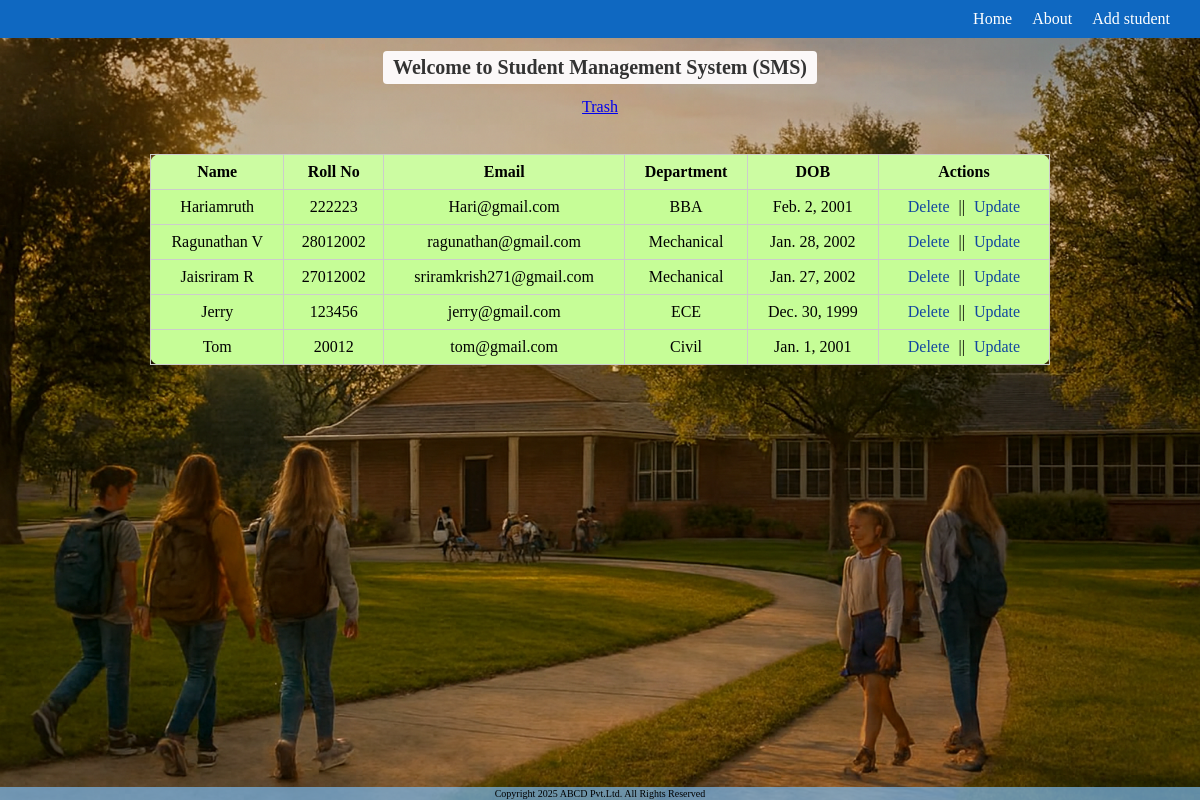
The page / on the database its author committed.
### base/models.py (models this page shows, shortened)
class StudentsModel(models.Model):
    name=models.CharField(max_length=50)
    roll_number=models.IntegerField()
    email=models.EmailField()
    department=models.CharField(max_length=30)
    dob=models.DateField()

### base/views.py (the view)
# urls.py: path('',home,name='home'),
def home(request):
    data  = StudentsModel.objects.all()
    return render(request,'home.html',{'data':data})

### base/templates/home.html
{% extends 'main.html' %}
{% load static %}
{% block page_class %}home-page{% endblock %}
{% block content %}
<center>
    <h1>Welcome to Student Management System (SMS)</h1><br>
    <a href="{% url 'trash' %}">Trash</a>
    <br><br>
    <table class="student-table">
        <thead>
            <tr>
                <th>Name</th>
                <th>Roll No</th>
                <th>Email</th>
                <th>Department</th>
                <th>DOB</th>
                <th>Actions</th>
            </tr>
        </thead>
        <tbody>
            {% for i in data %}
            <tr>
                <td>{{ i.name }}</td>
                <td>{{ i.roll_number }}</td>
                <td>{{ i.email }}</td>
                <td>{{ i.department }}</td>
                <td>{{ i.dob }}</td>
                <td>
                    <a class="btn-delete" href="{% url 'delete' i.id %}">Delete</a> ||
                    <a class="btn-update" href="{% url 'update' i.id %}">Update</a>
                </td>
            </tr>
            {% endfor %}
        </tbody>
    </table>
</center>
{% endblock %}

### templates/main.html (shortened to what this page needs)
{% load static %}
<!DOCTYPE html>
<html lang="en">
<head>
    <link rel="stylesheet" href="{% static 'style.css' %}">
</head>
<body class="{% block page_class %}{% endblock %}">
    {% include 'nav.html' %}
    {% block content %}
    {% endblock %}
    <footer>Copyright 2025 ABCD Pvt.Ltd. All Rights Reserved</footer>
</body>
</html>

### templates/nav.html (shortened to what this page needs)
<nav>
    <div class="links">
        <a href="{% url 'home' %}">Home</a>
        <a href="{% url 'about' %}">About</a>
        <a href="{% url 'add_student' %}">Add student</a>
    </div>
</nav>

### static/style.css (style rules this page uses)
.home-page { background-image: url("images/home_bg.png"); background-size: cover; background-position: center; background-repeat: no-repeat; }
html, body { height: 100%; margin: 0; padding: 0; }
body { display: flex; flex-direction: column; }
footer { font-size:10px ; margin-top: auto; text-align: center; padding: 1px; background: rgba(123, 184, 235, 0.7); }
h1 { display: inline-block; background-color: #fbf8f8; padding: 5px 10px; border-radius: 4px; font-size: 20px; color: #333; }
nav { display: flex; justify-content: space-between; align-items: center; padding: 10px 30px; background-color: #0f68c1; color: white; }
.links { display: flex; gap: 20px; }
.links a { color: white; text-decoration: none; font-size: 16px; }
.student-table { width: 75%; border-collapse: collapse; margin-top: 20px; background: #c6fd97; border-radius: 10px; }
.student-table th, .student-table td { border: 1px solid #ccc; padding: 8px; text-align: center; }
.student-table th { background: #f2efef1d; font-weight: bold; }
.student-table a { margin: 0 5px; text-decoration: none; color: rgb(19, 71, 160); }

### rows shown on the page
StudentsModel: name "Hariamruth", roll_number "222223", email "Hari@gmail.com", department "BBA", dob "Feb. 2, 2001"
StudentsModel: name "Ragunathan V", roll_number "28012002", email "ragunathan@gmail.com", department "Mechanical", dob "Jan. 28, 2002"
StudentsModel: name "Jaisriram R", roll_number "27012002", email "sriramkrish271@gmail.com", department "Mechanical", dob "Jan. 27, 2002"
StudentsModel: name "Jerry", roll_number "123456", email "jerry@gmail.com", department "ECE", dob "Dec. 30, 1999"
StudentsModel: name "Tom", roll_number "20012", email "tom@gmail.com", department "Civil", dob "Jan. 1, 2001"
